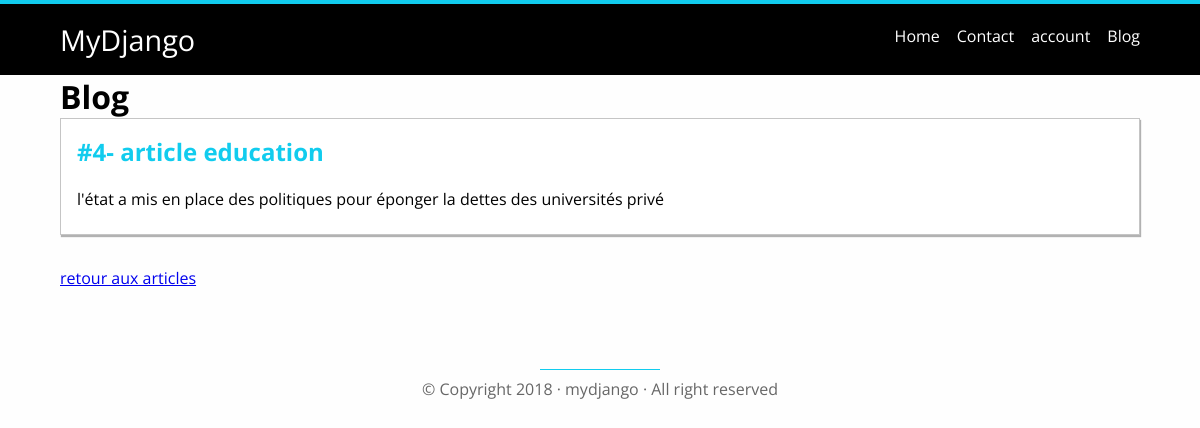
Screenshot of /blog/article/4 with the database file from the repository.
### blog/models.py (models this page shows, shortened)
class TimespamtedModel(models.Model):
    created_at=models.DateTimeField(auto_now_add=True)
    updated_at=models.DateTimeField(auto_now=True)
    class Meta:
        abstract = True

class Article(TimespamtedModel):
    title=models.CharField(max_length=255)
    body=models.TextField()

### blog/views.py (the view)
# urls.py: re_path('article/(?P<id>[0-9]+)', views.show, name='show'),
def show(request, id):
    article=get_object_or_404(Article, pk=id)
    return render(request, 'blog/show.html', {'articles':article})

### blog/templates/blog/show.html
 {% extends 'blog/base.html' %} {% block title %}show{% endblock %} {% block body %}
<article>
    <h1 class="title">#{{articles.id}}- {{articles.title}}</h1>
    <p class="content">{{articles.body}}</p>
</article>
<p>
    <a href="{% url 'blog:index' %}"> retour aux articles</a>
</p>
{% endblock %}

### static/css/styles.css (style rules this page uses)
body { font-family: 'Open Sans', Arial, Helvetica, sans-serif; background-color: #fefefe; }
* { margin: 0; padding: 0; }

### blog/static/blog/css/styles.css (style rules this page uses)
article { background-color: #fff; border: 1px solid #c5c5c5; margin-bottom: 2em; padding: 1em; box-shadow: 1px 2px 1px rgba(0, 0, 0, 0.3) }
article .title { display: inline-block; color: #1ce; margin-bottom: 0.5em; }
article .content { padding: 0.5em 0; }

### rows the page displays
Article: id "4", title "article education", body "l'état a mis en place des politiques pour éponger la dettes des universités privé"
